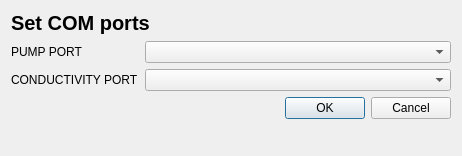
<?xml version="1.0" encoding="UTF-8"?>
<ui version="4.0">
 <class>Dialog</class>
 <widget class="QDialog" name="Dialog">
  <property name="windowModality">
   <enum>Qt::WindowModality::ApplicationModal</enum>
  </property>
  <property name="geometry">
   <rect>
    <x>0</x>
    <y>0</y>
    <width>462</width>
    <height>156</height>
   </rect>
  </property>
  <property name="sizePolicy">
   <sizepolicy hsizetype="Fixed" vsizetype="Fixed">
    <horstretch>0</horstretch>
    <verstretch>0</verstretch>
   </sizepolicy>
  </property>
  <property name="windowTitle">
   <string>Dialog</string>
  </property>
  <property name="modal">
   <bool>true</bool>
  </property>
  <layout class="QFormLayout" name="formLayout">
   <item row="0" column="0" colspan="2">
    <widget class="QLabel" name="label">
     <property name="font">
      <font>
       <pointsize>15</pointsize>
       <bold>true</bold>
      </font>
     </property>
     <property name="text">
      <string>Set COM ports</string>
     </property>
    </widget>
   </item>
   <item row="1" column="0">
    <widget class="QLabel" name="label_2">
     <property name="text">
      <string>PUMP PORT</string>
     </property>
    </widget>
   </item>
   <item row="1" column="1">
    <widget class="QComboBox" name="combo_com_pump"/>
   </item>
   <item row="2" column="0">
    <widget class="QLabel" name="label_3">
     <property name="text">
      <string>CONDUCTIVITY PORT</string>
     </property>
    </widget>
   </item>
   <item row="2" column="1">
    <widget class="QComboBox" name="combo_com_cond"/>
   </item>
   <item row="3" column="0" colspan="2">
    <widget class="QDialogButtonBox" name="buttonBox">
     <property name="orientation">
      <enum>Qt::Orientation::Horizontal</enum>
     </property>
     <property name="standardButtons">
      <set>QDialogButtonBox::StandardButton::Cancel|QDialogButtonBox::StandardButton::Ok</set>
     </property>
    </widget>
   </item>
  </layout>
 </widget>
 <resources/>
 <connections>
  <connection>
   <sender>buttonBox</sender>
   <signal>accepted()</signal>
   <receiver>Dialog</receiver>
   <slot>accept()</slot>
   <hints>
    <hint type="sourcelabel">
     <x>248</x>
     <y>254</y>
    </hint>
    <hint type="destinationlabel">
     <x>157</x>
     <y>274</y>
    </hint>
   </hints>
  </connection>
  <connection>
   <sender>buttonBox</sender>
   <signal>rejected()</signal>
   <receiver>Dialog</receiver>
   <slot>reject()</slot>
   <hints>
    <hint type="sourcelabel">
     <x>316</x>
     <y>260</y>
    </hint>
    <hint type="destinationlabel">
     <x>286</x>
     <y>274</y>
    </hint>
   </hints>
  </connection>
 </connections>
</ui>
